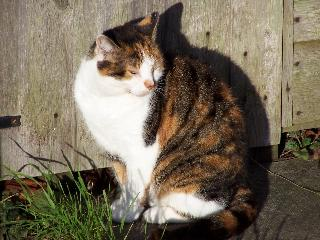
#> input picture Assignment2/cat.jpg, 320 x 240 px, found by its file name
$ python question4.py
#> lines starting #> are read from the running program, lines starting #| are printed output that depends on the picture; long printed decimals are rounded
import cv2
import glob
import numpy as np
from math import *

kMain=5
noOfCorners=10
inputImage = cv2.imread('A:\Semester 6\CV\Assignment2\cat.jpg',0)
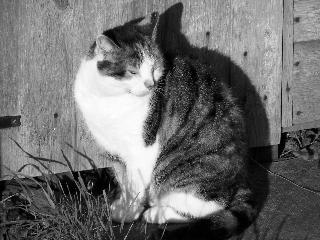
#> inputImage: shape (240, 320); min 0, max 255, mean 109.5
cv2.imshow("input",inputImage)
corners = cv2.goodFeaturesToTrack(inputImage,noOfCorners,0.1,10)
#> corners = [[103, 190], [103, 33], [20, 116], [156, 80], [80, 172], [287, 134], [88, 188], [151, 206], [92, 168], [28, 203]]
corners = np.int0(corners)
patchVector = []

cv2.waitKey()
for i in range(noOfCorners):
    vector = np.zeros((7,7))
    k=0
    for j in range(corners[i][0][1]-3,corners[i][0][1]+3):
        for k in range(corners[i][0][0]-3,corners[i][0][0]+3):
            try:
                p7=(inputImage[j][k] > inputImage[j-1][k-1])
                p6=(inputImage[j][k] > inputImage[j-1][k])
                p5=(inputImage[j][k] > inputImage[j-1][k+1])
                p4=(inputImage[j][k] > inputImage[j][k+1])
                p3=(inputImage[j][k] > inputImage[j+1][k+1])
                p2=(inputImage[j][k] > inputImage[j+1][k])
                p1=(inputImage[j][k] > inputImage[j+1][k-1])
                p0=(inputImage[j][k] > inputImage[j][k-1])
                vector[corners[i][0][1]-j-3][corners[i][0][0]-k-3]=p7*2**7 + p6*2**6 + p5*2**5 + p4*2**4 + p3*2**3 + p2*2**2 + p1*2**1 + p0*2**0
            except:
                continue
    patchVector.append(vector)
#> after the loop, patchVector = 10 items
# print(vector)

featureVector = []
for i in patchVector:
    mean = np.mean(i)
    std = np.std(i)
    featureVector.append(mean)
    featureVector.append(std)
#> this loop made 10 passes
#> (mean, std) on passes 1 to 10: (99.94, 105.6), (86.02, 95.46), (89.06, 98.69), (61.27, 63.97), (81.39, 89.17), (83.73, 96.67), (85.53, 89.71), (112.1, 96.82), (62, 76.82), (98.67, 100.4)
#> after the loop, featureVector = [99.94, 105.6, 86.02, 95.46, 89.06, 98.69, 61.27, 63.97, 81.39, 89.17, 83.73, 96.67, 85.53, 89.71, 112.1, 96.82, 62, 76.82, 98.67, 100.4]

# closest = np.zeros((k,2),np.uint8)
closest = []

for i in range(kMain):
    closest.append([0,255**2*8])

images = [cv2.imread(file,0) for file in glob.glob('dd/*.jpg')]
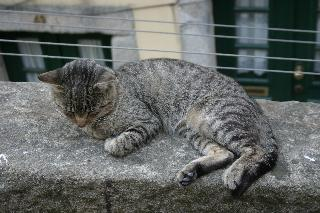
#> input picture Assignment2/dd/15_10_s.jpg, 320 x 213 px
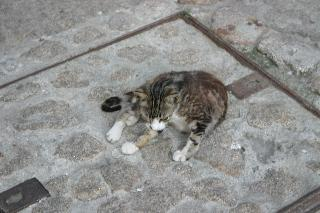
#> input picture Assignment2/dd/15_12_s.jpg, 320 x 213 px
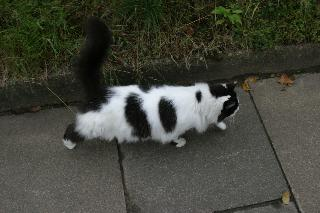
#> input picture Assignment2/dd/15_14_s.jpg, 320 x 213 px
#> images = 3 items

for image in range(len(images)):
    imageCorners = cv2.goodFeaturesToTrack(images[image],noOfCorners,0.1,10)
    imageCorners = np.int0(imageCorners)

    # [9 lines of commented-out code are left out]

    tempPatchVector = []

    k=0
    for i in range(noOfCorners):
        tempVector = np.zeros((7, 7))
        for j in range(imageCorners[i][0][1]-3,imageCorners[i][0][1]+3):
            for k in range(imageCorners[i][0][0]-3,imageCorners[i][0][0]+3):
                try:
                    p7=(images[image][j][k] > images[image][j-1][k-1])
                    p6=(images[image][j][k] > images[image][j-1][k])
                    p5=(images[image][j][k] > images[image][j-1][k+1])
                    p4=(images[image][j][k] > images[image][j][k+1])
                    p3=(images[image][j][k] > images[image][j+1][k+1])
                    p2=(images[image][j][k] > images[image][j+1][k])
                    p1=(images[image][j][k] > images[image][j+1][k-1])
                    p0=(images[image][j][k] > images[image][j][k-1])
                    tempVector[imageCorners[i][0][1]-j-3][imageCorners[i][0][0]-k-3]=p7*2**7 + p6*2**6 + p5*2**5 + p4*2**4 + p3*2**3 + p2*2**2 + p1*2**1 + p0*2**0
                except:
                    continue
        tempPatchVector.append(tempVector)
    tempFeatureVector = []
    for i in tempPatchVector:
        mean = np.mean(i)
        std = np.std(i)
        tempFeatureVector.append(mean)
        tempFeatureVector.append(std)
    tempSum = np.linalg.norm(np.subtract(tempFeatureVector, featureVector))
    for i in range(kMain):
        if(closest[i][1]>tempSum):
            for j in range(kMain-1,i,-1):
                # print("j",j)
                closest[j][0]=closest[j-1][0]
                closest[j][1]=closest[j-1][1]
            # closest[i+1:] = closest[i:-1]
            closest[i][0]=image
            closest[i][1]=tempSum
            break
#> this loop made 3 passes
#> tempSum on passes 1 to 3: 75.03, 84.5, 115.2
#> after the loop, closest = [[0, 75.03], [1, 84.5], [2, 115.2], [0, 520200], [0, 520200]]
for i in range(kMain):
    print(closest[i][1])
    cv2.imshow("output"+str(i),images[closest[i][0]])
    cv2.imwrite("nearest"+str(i+1)+".jpg",images[closest[i][0]])
#> this loop made 5 passes
#| 75.029
#| 84.504
#| 115.214
#| 520200
#| 520200

cv2.waitKey()
